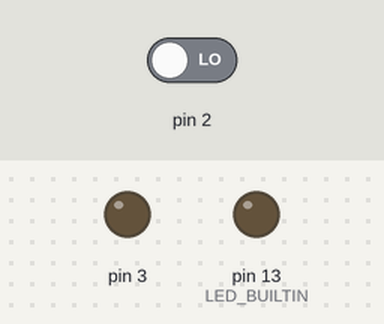
This sketch was run on a simulated Arduino Nano, built with avr-gcc and run on an emulated ATmega328P. Shown: output pins drawn as LEDs (lit = HIGH). The test bench sets the inputs (shaded band); at power-on: pin 2 LOW.

Above: at 4.2 s.
4.3 s: pin 2 driven HIGH
At 5.2 s:
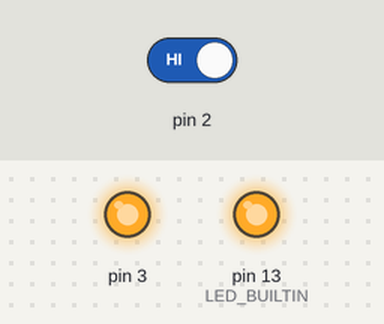
5.8 s: pin 2 driven LOW
At 6.3 s:
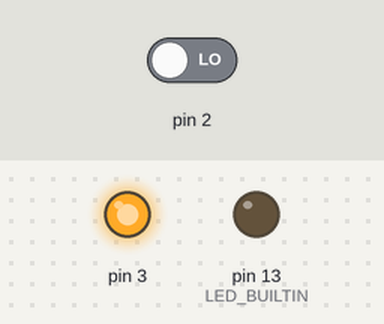
Timing chart, 0 to 17.4 s (numbered marks = the images above; inputs shaded):
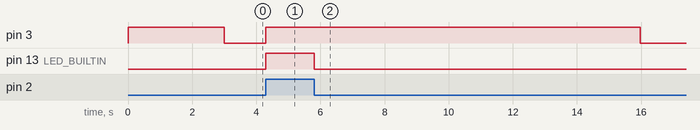

The sketch:

Water_Pump_Timer_Automator_v8.ino
```cpp
#include <stdint.h>
#include <avr/sleep.h>
#include <avr/wdt.h>
#include <LowPower.h>

// TO DO
/*

  1) Debugmode macro by defines
  2) time_on gibi global değişkenleri minimize etmenin yolunu bul
  3) Disable edilmişlerse Lowpower, sleep gibi kütüphaneleri hiç include etme, ifndef gibi bir şey öğren


*/

// --- important settings

namespace S_FEATURES {
constexpr bool POT_ENABLED = true;           // enable potentiometer for changing off-time
constexpr bool LEVEL_SENSOR_ENABLED = true;  // enable water level sensor
constexpr bool SLEEP_OPTION_ENABLED = false;
// constexpr uint16_t water_level_threshold = 400; // only needed with analog sensor  // 430 -> 280 -> 265 -> 400 // don't go below 200 !!
}


// --- setting for testing & troubleshooting
namespace S_DEBUG {
constexpr bool DEBUG_MODE_ENABLED = false;      // display debug logs on serial monitor // DON'T FORGET TO DISABLE THIS BEFORE FINAL UPLOAD TO THE CARD
constexpr bool FAST_TEST_MODE_ENABLED = false;  // 10 seconds on / 10 seconds off test mode // DON'T FORGET TO DISABLE THIS BEFORE FINAL UPLOAD TO THE CARD
}

#if DEBUG_MODE_ENABLED
#define LOG(x) Serial.print(x)
#define LOG_LN(x) Serial.println(x)
#define LOG_BEGIN(baudrate) Serial.begin(baudrate)
#else
#define LOG(x)
#define LOG_LN(x)
#define LOG_BEGIN(baudrate)
#endif

// --- setting timers
namespace S_TIMERS_DELAYS {
constexpr uint8_t TIME_ON_IN_S = 40;   // 40 seconds time_on as default
constexpr uint8_t TIME_OFF_IN_M = 10;  // 10 minutes time_off as default

constexpr uint8_t FT_TIME_ON_IN_S = 4;   // 10 seconds time_on ONLY IN TEST MODE
constexpr uint8_t FT_TIME_OFF_IN_S = 4;  // 10 seconds time_off ONLY IN TEST MODE

constexpr uint16_t STARTUP = 3000;  // wait 3 seconds after powering-up the Arduino
constexpr uint16_t DEBUG_PERIOD_IN_S = 1000;

// -- time-off options
constexpr uint32_t POT_CHECK_INTERVAL = 0.5 * 60000;  // 1 minutes interval for reading potentiometer (300,000 ms)
constexpr uint8_t TIME_OFF_OPT_1 = 5;                 // 5 minutes time off in pot option 1
constexpr uint8_t TIME_OFF_OPT_2 = 10;                // 10 minutes time off in pot option 2
constexpr uint8_t TIME_OFF_OPT_ANTIFREEZE = 30;       // 30 minutes time off in anti-freeze mode

constexpr uint16_t TIME_OFF_OPT_1_SCALE = (1023 / 3) * 1;
constexpr uint16_t TIME_OFF_OPT_2_SCALE = (1023 / 3) * 2;
}

namespace S_COMMS {
constexpr uint16_t S_BAUDRATE = 9600;
}

namespace PIN {
constexpr uint8_t LEVEL_SENSOR = 2;
constexpr uint8_t RELAY = 3;  // CHANGED FROM 4 TO 3 !!
constexpr uint8_t LED_LEVEL_FULL = LED_BUILTIN;
constexpr uint8_t POT = A7;
}

// --- shortcuts and macros for better readability

namespace RELAY {
constexpr bool ON = 0;
constexpr bool OFF = 1;
}

namespace CONVERSIONS {

constexpr uint16_t SECONDS_TO_MILLISECONDS = 1000;
constexpr uint16_t MINUTES_TO_MILLISECONDS = 60000;
}

constexpr uint8_t BUF_SIZE = 100;

// --- Global variables

// --- Shared State ---
volatile bool wakeUpFlag = false;  // Shared variable between ISR and main loop
char buf_serial[BUF_SIZE];

// --- Time Tracking ---

uint64_t previousMillis = 0;
uint64_t currentMillis = 0;
uint16_t time_on = ((uint16_t)S_TIMERS_DELAYS::TIME_ON_IN_S * CONVERSIONS::SECONDS_TO_MILLISECONDS);    // seconds to milliseconds
uint32_t time_off = ((uint32_t)S_TIMERS_DELAYS::TIME_OFF_IN_M * CONVERSIONS::MINUTES_TO_MILLISECONDS);  // minutes to milliseconds
uint32_t lastPotReadingMillis = 0;

// --- function prototypes
void ControlPump(void);
void EnterSleepMode(void);
void WakeUp(void);

// -------- Start of void setup()

void setup() {
  pinMode(PIN::RELAY, OUTPUT);
  pinMode(PIN::POT, INPUT);
  pinMode(PIN::LEVEL_SENSOR, INPUT);  // DON'T FORGET TO PUT A 4.7 - 10 kOhm PULL-UP RESISTOR !!
  pinMode(PIN::LED_LEVEL_FULL, OUTPUT);

  digitalWrite(PIN::RELAY, RELAY::OFF);  // Ensuring relay is off at startup
  digitalWrite(PIN::LED_LEVEL_FULL, 0);

  LOG_BEGIN(S_COMMS::S_BAUDRATE);
  LOG_LN("\nSystem starting...")

  uint32_t startTime = millis();
  while ((millis() - startTime) < S_TIMERS_DELAYS::STARTUP) {}

  uint16_t potValue = analogRead(PIN::POT);

  // Adjust time_off based on potentiometer reading at startup
  if (potValue < S_TIMERS_DELAYS::TIME_OFF_OPT_1_SCALE) {
    time_off = S_TIMERS_DELAYS::TIME_OFF_OPT_1 * CONVERSIONS::MINUTES_TO_MILLISECONDS;
  } else if (potValue < S_TIMERS_DELAYS::TIME_OFF_OPT_2_SCALE) {
    time_off = S_TIMERS_DELAYS::TIME_OFF_OPT_2 * CONVERSIONS::MINUTES_TO_MILLISECONDS;
  } else {
    time_off = S_TIMERS_DELAYS::TIME_OFF_OPT_ANTIFREEZE * CONVERSIONS::MINUTES_TO_MILLISECONDS;  // anti-freeze mode
  }

  if (S_DEBUG::FAST_TEST_MODE_ENABLED) {
    time_on = S_TIMERS_DELAYS::FT_TIME_ON_IN_S * CONVERSIONS::SECONDS_TO_MILLISECONDS;    // 10 seconds to milliseconds // REAL TIMER
    time_off = S_TIMERS_DELAYS::FT_TIME_OFF_IN_S * CONVERSIONS::SECONDS_TO_MILLISECONDS;  // 10 seconds to milliseconds // REAL TIMER
  }

  if (!(digitalRead(PIN::LEVEL_SENSOR))) {
    digitalWrite(PIN::RELAY, RELAY::ON);  // added later for startup activation
    previousMillis = millis();            // added later for startup activation
  }
}

// -------- End of void setup()

// -------- Start of void loop()

void loop() {

  if (S_FEATURES::SLEEP_OPTION_ENABLED && wakeUpFlag) {
    wakeUpFlag = false;
    LOG_LN("Waking up...");
  }

  if (S_DEBUG::DEBUG_MODE_ENABLED) {
    static uint32_t lastDebugTime = 0;
    if ((millis() - lastDebugTime) >= S_TIMERS_DELAYS::DEBUG_PERIOD_IN_S) {
      lastDebugTime = millis();
      snprintf(buf_serial, sizeof(buf_serial), "Time: %lu s, Relay: %d, Level Sensor: %d-%d-%d, Pot: %d-%d, Time_off: %d min",
               (((millis() - S_TIMERS_DELAYS::STARTUP) / 1000)), !(digitalRead(PIN::RELAY)),
               S_FEATURES::LEVEL_SENSOR_ENABLED, digitalRead(PIN::LEVEL_SENSOR), digitalRead(PIN::LED_LEVEL_FULL),
               S_FEATURES::POT_ENABLED, analogRead(PIN::POT), (time_off / 60000));

      LOG_LN(buf_serial);
      Serial.flush();
    }
  }

  if (S_FEATURES::POT_ENABLED && (!S_DEBUG::FAST_TEST_MODE_ENABLED) && ((millis() - lastPotReadingMillis) >= S_TIMERS_DELAYS::POT_CHECK_INTERVAL))  // setting time_off by pot values
  {
    lastPotReadingMillis = millis();
    uint16_t potValue = analogRead(PIN::POT);

    if (potValue < S_TIMERS_DELAYS::TIME_OFF_OPT_1_SCALE) {
      time_off = S_TIMERS_DELAYS::TIME_OFF_OPT_1 * CONVERSIONS::MINUTES_TO_MILLISECONDS;
    } else if (potValue < S_TIMERS_DELAYS::TIME_OFF_OPT_2_SCALE) {
      time_off = S_TIMERS_DELAYS::TIME_OFF_OPT_2 * CONVERSIONS::MINUTES_TO_MILLISECONDS;
    } else  // anti-freeze mode
    {
      time_off = S_TIMERS_DELAYS::TIME_OFF_OPT_ANTIFREEZE * CONVERSIONS::MINUTES_TO_MILLISECONDS;  // anti-freeze mode
      ControlPump();
      digitalWrite(PIN::LED_LEVEL_FULL, digitalRead(PIN::LEVEL_SENSOR));
      return;
    }
  }

  if (S_FEATURES::LEVEL_SENSOR_ENABLED)  // if level sensor is used
  {
    // uint16_t levelSensorValue = analogRead(PIN::LEVEL_SENSOR);

    if (!(digitalRead(PIN::LEVEL_SENSOR)))  // if water tank is not full, proceed normally
    {
      ControlPump();
      digitalWrite(PIN::LED_LEVEL_FULL, LOW);
    } else  // if tank is full, STOP and wait till it's not full and then wait for time_off time
    {
      digitalWrite(PIN::RELAY, RELAY::OFF);
      previousMillis = millis();
      digitalWrite(PIN::LED_LEVEL_FULL, HIGH);
      // digitalWrite(pin_led_relay_state, 0);
      if (S_FEATURES::SLEEP_OPTION_ENABLED) {
        if (S_DEBUG::DEBUG_MODE_ENABLED) {
          LOG_LN("Tank full, sleeping...");
          Serial.flush();  // Wait for transmission to complete before sleeping
        }
        EnterSleepMode();
      }
    }
  } else  // No level sensor, just use the timer
  {
    ControlPump();
  }
}
// -------- End of void loop()

// ------- Start of custom function implementations
void ControlPump() {
  currentMillis = millis();
  if (digitalRead(PIN::RELAY) == RELAY::ON) {
    if ((currentMillis - previousMillis) >= time_on) {
      digitalWrite(PIN::RELAY, RELAY::OFF);
      previousMillis = currentMillis;
    }
  } else {
    if ((currentMillis - previousMillis) >= time_off) {
      digitalWrite(PIN::RELAY, RELAY::ON);
      previousMillis = currentMillis;
    }
  }
}

void EnterSleepMode() {
  sleep_enable();

  attachInterrupt(digitalPinToInterrupt(PIN::LEVEL_SENSOR), WakeUp, LOW);  // Interrupt on falling edge (sensor goes LOW, tank becomes not full)

  // LowPower.powerDown(SLEEP_FOREVER, ADC_OFF, BOD_OFF);
  LowPower.powerDown(SLEEP_FOREVER, ADC_OFF, BOD_ON);
}

void WakeUp() {

  static uint32_t lastWakeTime = 0;
  uint32_t now = millis();

  if (now - lastWakeTime < 200)  // 200ms debounce
  {
    return;  // Ignore rapid successive interrupts
  }

  lastWakeTime = now;
  wakeUpFlag = true;  // set flag instead of using Serial inside ISR

  sleep_disable();                                            // Disable sleep mode after waking up
  detachInterrupt(digitalPinToInterrupt(PIN::LEVEL_SENSOR));  // Detach the interrupt to prevent unnecessary triggers

  pinMode(PIN::LEVEL_SENSOR, INPUT);
}

// ------- End of custom function implementations
```

Measured:
- after the input at 4.3 s, pin 3, pin 13 (LED_BUILTIN): LOW → HIGH at once
- after the input at 5.8 s, pin 3: HIGH → LOW after 10.2 s; pin 13 (LED_BUILTIN): HIGH → LOW at once
